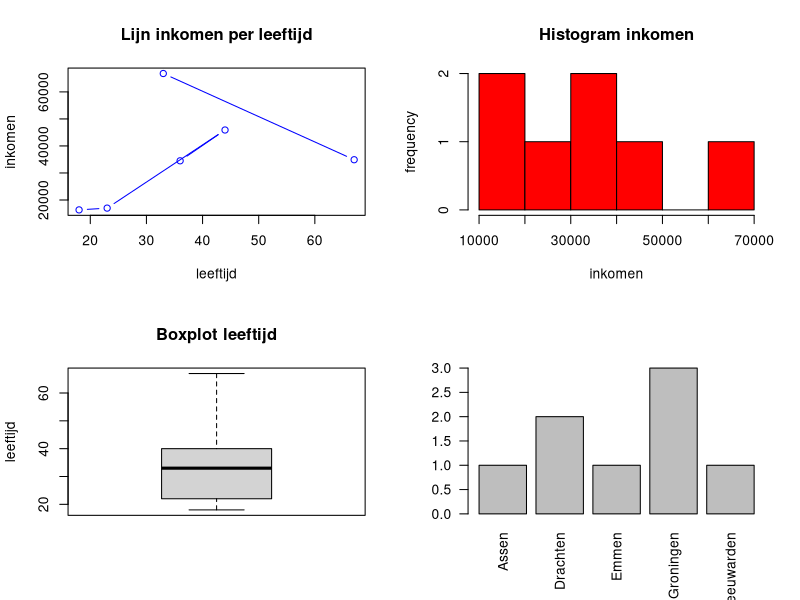

Recreate this plot in R.
## ---- chunk 1
knitr::opts_chunk$set(echo = TRUE)
## ---- chunk 2
read_table <- read.table(file="Week3_opdracht2.csv", sep=",")
read_table
## ---- chunk 3
read_csv <- read.csv("Week3_opdracht2.csv")
read_csv
## ---- chunk 4
read_2csv <- read.csv("Week3_opdracht6(1).csv", na.strings=c(""))
read_2csv
## ---- chunk 5
read_2csv <- read.csv("Week3_opdracht6(1).csv", na.strings=c(""))
par(mfrow=c(2,2))
plot(x=read_2csv$leeftijd, y=read_2csv$Inkomen, type="b", col="blue1",
     main="Lijn inkomen per leeftijd", xlab="leeftijd", ylab="inkomen")
hist(read_2csv$Inkomen, col="red", 
     main="Histogram inkomen", xlab="inkomen", ylab="frequency")
boxplot(read_2csv$leeftijd, main="Boxplot leeftijd", ylab="leeftijd")
plot(factor(read_2csv$woonplaats), las=2)
## ---- chunk 6
min(read_2csv$leeftijd, na.rm=TRUE)
max(read_2csv$leeftijd, na.rm=TRUE)
mean(read_2csv$leeftijd, na.rm=TRUE)
min(read_2csv$Inkomen, na.rm=TRUE)
max(read_2csv$Inkomen, na.rm=TRUE)
mean(read_2csv$Inkomen, na.rm=TRUE)
## ---- chunk 7
summary(read_2csv)
